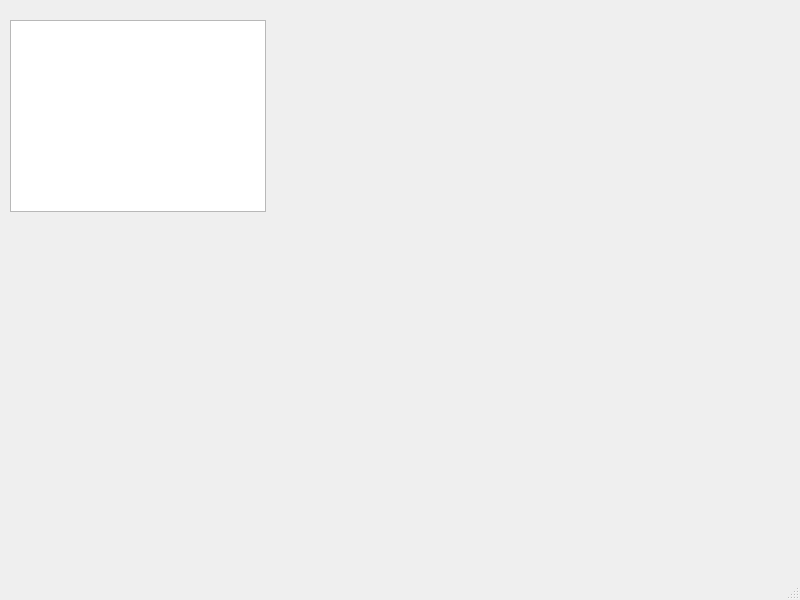
<?xml version="1.0" encoding="UTF-8"?>
<ui version="4.0">
 <class>MainWindow</class>
 <widget class="QMainWindow" name="MainWindow">
  <property name="geometry">
   <rect>
    <x>0</x>
    <y>0</y>
    <width>800</width>
    <height>600</height>
   </rect>
  </property>
  <property name="windowTitle">
   <string>MainWindow</string>
  </property>
  <widget class="QWidget" name="centralwidget">
   <widget class="QListWidget" name="listWidget">
    <property name="geometry">
     <rect>
      <x>10</x>
      <y>20</y>
      <width>256</width>
      <height>192</height>
     </rect>
    </property>
   </widget>
  </widget>
  <widget class="QMenuBar" name="menubar">
   <property name="geometry">
    <rect>
     <x>0</x>
     <y>0</y>
     <width>800</width>
     <height>23</height>
    </rect>
   </property>
  </widget>
  <widget class="QStatusBar" name="statusbar"/>
 </widget>
 <resources/>
 <connections/>
</ui>
